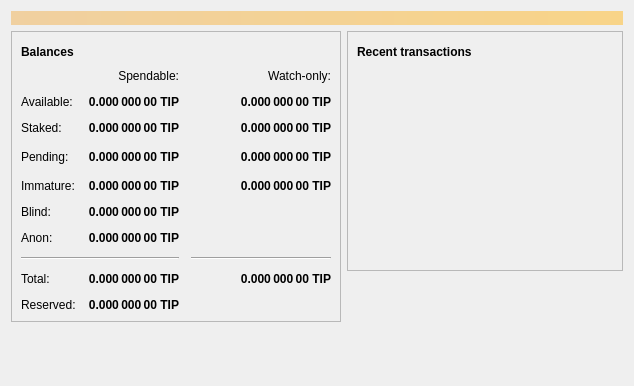
<?xml version="1.0" encoding="UTF-8"?>
<ui version="4.0">
 <class>OverviewPage</class>
 <widget class="QWidget" name="OverviewPage">
  <property name="geometry">
   <rect>
    <x>0</x>
    <y>0</y>
    <width>634</width>
    <height>386</height>
   </rect>
  </property>
  <property name="windowTitle">
   <string>Form</string>
  </property>
  <layout class="QVBoxLayout" name="topLayout">
   <item>
    <widget class="QLabel" name="labelAlerts">
     <property name="visible">
      <bool>false</bool>
     </property>
     <property name="styleSheet">
      <string notr="true">QLabel { background-color: qlineargradient(x1: 0, y1: 0, x2: 1, y2: 0, stop:0 #F0D0A0, stop:1 #F8D488); color:#000000; }</string>
     </property>
     <property name="wordWrap">
      <bool>true</bool>
     </property>
     <property name="margin">
      <number>3</number>
     </property>
     <property name="textInteractionFlags">
      <set>Qt::TextSelectableByMouse</set>
     </property>
    </widget>
   </item>
   <item>
    <layout class="QHBoxLayout" name="horizontalLayout" stretch="1,1">
     <item>
      <layout class="QVBoxLayout" name="verticalLayout_2">
       <item>
        <widget class="QFrame" name="frame">
         <property name="frameShape">
          <enum>QFrame::StyledPanel</enum>
         </property>
         <property name="frameShadow">
          <enum>QFrame::Raised</enum>
         </property>
         <layout class="QVBoxLayout" name="verticalLayout_4">
          <item>
           <layout class="QHBoxLayout" name="horizontalLayout_4">
            <item>
             <widget class="QLabel" name="label_5">
              <property name="font">
               <font>
                <weight>75</weight>
                <bold>true</bold>
               </font>
              </property>
              <property name="text">
               <string>Balances</string>
              </property>
             </widget>
            </item>
            <item>
             <widget class="QPushButton" name="labelWalletStatus">
              <property name="enabled">
               <bool>true</bool>
              </property>
              <property name="maximumSize">
               <size>
                <width>30</width>
                <height>16777215</height>
               </size>
              </property>
              <property name="toolTip">
               <string>The displayed information may be out of date. Your wallet automatically synchronizes with the TipStream network after a connection is established, but this process has not completed yet.</string>
              </property>
              <property name="text">
               <string/>
              </property>
              <property name="icon">
               <iconset>
                <normaloff>:/icons/warning</normaloff>
                <disabledoff>:/icons/warning</disabledoff>:/icons/warning</iconset>
              </property>
              <property name="iconSize">
               <size>
                <width>24</width>
                <height>24</height>
               </size>
              </property>
              <property name="flat">
               <bool>true</bool>
              </property>
             </widget>
            </item>
            <item>
             <spacer name="horizontalSpacer_3">
              <property name="orientation">
               <enum>Qt::Horizontal</enum>
              </property>
              <property name="sizeHint" stdset="0">
               <size>
                <width>40</width>
                <height>20</height>
               </size>
              </property>
             </spacer>
            </item>
           </layout>
          </item>
          <item>
           <layout class="QGridLayout" name="gridLayout">
            <property name="spacing">
             <number>12</number>
            </property>
            <item row="2" column="1">
             <widget class="QLabel" name="labelStaked">
              <property name="font">
               <font>
                <weight>75</weight>
                <bold>true</bold>
               </font>
              </property>
              <property name="cursor">
               <cursorShape>IBeamCursor</cursorShape>
              </property>
              <property name="toolTip">
               <string>Your current staked balance</string>
              </property>
              <property name="text">
               <string notr="true">0.000 000 00 TIP</string>
              </property>
              <property name="alignment">
               <set>Qt::AlignRight|Qt::AlignTrailing|Qt::AlignVCenter</set>
              </property>
              <property name="textInteractionFlags">
               <set>Qt::LinksAccessibleByMouse|Qt::TextSelectableByKeyboard|Qt::TextSelectableByMouse</set>
              </property>
             </widget>
            </item>
            <item row="2" column="2">
             <widget class="QLabel" name="labelWatchStaked">
              <property name="font">
               <font>
                <weight>75</weight>
                <bold>true</bold>
               </font>
              </property>
              <property name="cursor">
               <cursorShape>IBeamCursor</cursorShape>
              </property>
              <property name="toolTip">
               <string>Your current watch-only staked balance</string>
              </property>
              <property name="text">
               <string notr="true">0.000 000 00 TIP</string>
              </property>
              <property name="alignment">
               <set>Qt::AlignRight|Qt::AlignTrailing|Qt::AlignVCenter</set>
              </property>
              <property name="textInteractionFlags">
               <set>Qt::LinksAccessibleByMouse|Qt::TextSelectableByKeyboard|Qt::TextSelectableByMouse</set>
              </property>
             </widget>
            </item>
            <item row="4" column="2">
             <widget class="QLabel" name="labelWatchImmature">
              <property name="font">
               <font>
                <weight>75</weight>
                <bold>true</bold>
               </font>
              </property>
              <property name="cursor">
               <cursorShape>IBeamCursor</cursorShape>
              </property>
              <property name="toolTip">
               <string>Mined balance in watch-only addresses that has not yet matured</string>
              </property>
              <property name="text">
               <string notr="true">0.000 000 00 TIP</string>
              </property>
              <property name="alignment">
               <set>Qt::AlignRight|Qt::AlignTrailing|Qt::AlignVCenter</set>
              </property>
              <property name="textInteractionFlags">
               <set>Qt::LinksAccessibleByMouse|Qt::TextSelectableByKeyboard|Qt::TextSelectableByMouse</set>
              </property>
             </widget>
            </item>
            <item row="3" column="3">
             <spacer name="horizontalSpacer_2">
              <property name="orientation">
               <enum>Qt::Horizontal</enum>
              </property>
              <property name="sizeHint" stdset="0">
               <size>
                <width>40</width>
                <height>20</height>
               </size>
              </property>
             </spacer>
            </item>
            <item row="4" column="1">
             <widget class="QLabel" name="labelImmature">
              <property name="font">
               <font>
                <weight>75</weight>
                <bold>true</bold>
               </font>
              </property>
              <property name="cursor">
               <cursorShape>IBeamCursor</cursorShape>
              </property>
              <property name="toolTip">
               <string>Mined balance that has not yet matured</string>
              </property>
              <property name="text">
               <string notr="true">0.000 000 00 TIP</string>
              </property>
              <property name="alignment">
               <set>Qt::AlignRight|Qt::AlignTrailing|Qt::AlignVCenter</set>
              </property>
              <property name="textInteractionFlags">
               <set>Qt::LinksAccessibleByMouse|Qt::TextSelectableByKeyboard|Qt::TextSelectableByMouse</set>
              </property>
             </widget>
            </item>
            <item row="3" column="2">
             <widget class="QLabel" name="labelWatchPending">
              <property name="font">
               <font>
                <weight>75</weight>
                <bold>true</bold>
               </font>
              </property>
              <property name="cursor">
               <cursorShape>IBeamCursor</cursorShape>
              </property>
              <property name="toolTip">
               <string>Unconfirmed transactions to watch-only addresses</string>
              </property>
              <property name="text">
               <string notr="true">0.000 000 00 TIP</string>
              </property>
              <property name="alignment">
               <set>Qt::AlignRight|Qt::AlignTrailing|Qt::AlignVCenter</set>
              </property>
              <property name="textInteractionFlags">
               <set>Qt::LinksAccessibleByMouse|Qt::TextSelectableByKeyboard|Qt::TextSelectableByMouse</set>
              </property>
             </widget>
            </item>
            <item row="3" column="1">
             <widget class="QLabel" name="labelUnconfirmed">
              <property name="font">
               <font>
                <weight>75</weight>
                <bold>true</bold>
               </font>
              </property>
              <property name="cursor">
               <cursorShape>IBeamCursor</cursorShape>
              </property>
              <property name="toolTip">
               <string>Total of transactions that have yet to be confirmed, and do not yet count toward the spendable balance</string>
              </property>
              <property name="text">
               <string notr="true">0.000 000 00 TIP</string>
              </property>
              <property name="alignment">
               <set>Qt::AlignRight|Qt::AlignTrailing|Qt::AlignVCenter</set>
              </property>
              <property name="textInteractionFlags">
               <set>Qt::LinksAccessibleByMouse|Qt::TextSelectableByKeyboard|Qt::TextSelectableByMouse</set>
              </property>
             </widget>
            </item>
            <item row="2" column="0">
             <widget class="QLabel" name="labelStakedText">
              <property name="text">
               <string>Staked:</string>
              </property>
             </widget>
            </item>
            <item row="7" column="2">
             <widget class="Line" name="lineWatchBalance">
              <property name="sizePolicy">
               <sizepolicy hsizetype="Preferred" vsizetype="Fixed">
                <horstretch>0</horstretch>
                <verstretch>0</verstretch>
               </sizepolicy>
              </property>
              <property name="minimumSize">
               <size>
                <width>140</width>
                <height>0</height>
               </size>
              </property>
              <property name="orientation">
               <enum>Qt::Horizontal</enum>
              </property>
             </widget>
            </item>
            <item row="8" column="2">
             <widget class="QLabel" name="labelWatchTotal">
              <property name="font">
               <font>
                <weight>75</weight>
                <bold>true</bold>
               </font>
              </property>
              <property name="cursor">
               <cursorShape>IBeamCursor</cursorShape>
              </property>
              <property name="toolTip">
               <string>Current total balance in watch-only addresses</string>
              </property>
              <property name="text">
               <string notr="true">0.000 000 00 TIP</string>
              </property>
              <property name="alignment">
               <set>Qt::AlignRight|Qt::AlignTrailing|Qt::AlignVCenter</set>
              </property>
              <property name="textInteractionFlags">
               <set>Qt::LinksAccessibleByMouse|Qt::TextSelectableByKeyboard|Qt::TextSelectableByMouse</set>
              </property>
             </widget>
            </item>
            <item row="8" column="0">
             <widget class="QLabel" name="labelTotalText">
              <property name="text">
               <string>Total:</string>
              </property>
             </widget>
            </item>
            <item row="8" column="1">
             <widget class="QLabel" name="labelTotal">
              <property name="font">
               <font>
                <weight>75</weight>
                <bold>true</bold>
               </font>
              </property>
              <property name="cursor">
               <cursorShape>IBeamCursor</cursorShape>
              </property>
              <property name="toolTip">
               <string>Your current total balance</string>
              </property>
              <property name="text">
               <string notr="true">0.000 000 00 TIP</string>
              </property>
              <property name="alignment">
               <set>Qt::AlignRight|Qt::AlignTrailing|Qt::AlignVCenter</set>
              </property>
              <property name="textInteractionFlags">
               <set>Qt::LinksAccessibleByMouse|Qt::TextSelectableByKeyboard|Qt::TextSelectableByMouse</set>
              </property>
             </widget>
            </item>
            <item row="0" column="2">
             <widget class="QLabel" name="labelWatchonly">
              <property name="text">
               <string>Watch-only:</string>
              </property>
              <property name="alignment">
               <set>Qt::AlignRight|Qt::AlignTrailing|Qt::AlignVCenter</set>
              </property>
             </widget>
            </item>
            <item row="7" column="0" colspan="2">
             <widget class="Line" name="line">
              <property name="orientation">
               <enum>Qt::Horizontal</enum>
              </property>
             </widget>
            </item>
            <item row="1" column="0">
             <widget class="QLabel" name="labelBalanceText">
              <property name="text">
               <string>Available:</string>
              </property>
             </widget>
            </item>
            <item row="4" column="0">
             <widget class="QLabel" name="labelImmatureText">
              <property name="text">
               <string>Immature:</string>
              </property>
             </widget>
            </item>
            <item row="1" column="2">
             <widget class="QLabel" name="labelWatchAvailable">
              <property name="font">
               <font>
                <weight>75</weight>
                <bold>true</bold>
               </font>
              </property>
              <property name="cursor">
               <cursorShape>IBeamCursor</cursorShape>
              </property>
              <property name="toolTip">
               <string>Your current balance in watch-only addresses</string>
              </property>
              <property name="text">
               <string notr="true">0.000 000 00 TIP</string>
              </property>
              <property name="alignment">
               <set>Qt::AlignRight|Qt::AlignTrailing|Qt::AlignVCenter</set>
              </property>
              <property name="textInteractionFlags">
               <set>Qt::LinksAccessibleByMouse|Qt::TextSelectableByKeyboard|Qt::TextSelectableByMouse</set>
              </property>
             </widget>
            </item>
            <item row="3" column="0">
             <widget class="QLabel" name="labelPendingText">
              <property name="text">
               <string>Pending:</string>
              </property>
             </widget>
            </item>
            <item row="0" column="1">
             <widget class="QLabel" name="labelSpendable">
              <property name="text">
               <string>Spendable:</string>
              </property>
              <property name="alignment">
               <set>Qt::AlignRight|Qt::AlignTrailing|Qt::AlignVCenter</set>
              </property>
             </widget>
            </item>
            <item row="5" column="0">
             <widget class="QLabel" name="labelBlindBalanceText">
              <property name="text">
               <string>Blind:</string>
              </property>
             </widget>
            </item>
            <item row="5" column="1">
             <widget class="QLabel" name="labelBlindBalance">
              <property name="font">
               <font>
                <weight>75</weight>
                <bold>true</bold>
               </font>
              </property>
              <property name="cursor">
               <cursorShape>IBeamCursor</cursorShape>
              </property>
              <property name="toolTip">
               <string>Your current spendable blinded balance</string>
              </property>
              <property name="text">
               <string notr="true">0.000 000 00 TIP</string>
              </property>
              <property name="alignment">
               <set>Qt::AlignRight|Qt::AlignTrailing|Qt::AlignVCenter</set>
              </property>
              <property name="textInteractionFlags">
               <set>Qt::LinksAccessibleByMouse|Qt::TextSelectableByKeyboard|Qt::TextSelectableByMouse</set>
              </property>
             </widget>
            </item>
            <item row="6" column="0">
             <widget class="QLabel" name="labelAnonText">
              <property name="text">
               <string>Anon:</string>
              </property>
             </widget>
            </item>
            <item row="6" column="1">
             <widget class="QLabel" name="labelAnonBalance">
              <property name="font">
               <font>
                <weight>75</weight>
                <bold>true</bold>
               </font>
              </property>
              <property name="cursor">
               <cursorShape>IBeamCursor</cursorShape>
              </property>
              <property name="toolTip">
               <string>Your current spendable anon balance</string>
              </property>
              <property name="text">
               <string notr="true">0.000 000 00 TIP</string>
              </property>
              <property name="alignment">
               <set>Qt::AlignRight|Qt::AlignTrailing|Qt::AlignVCenter</set>
              </property>
              <property name="textInteractionFlags">
               <set>Qt::LinksAccessibleByMouse|Qt::TextSelectableByKeyboard|Qt::TextSelectableByMouse</set>
              </property>
             </widget>
            </item>
            <item row="1" column="1">
             <widget class="QLabel" name="labelBalance">
              <property name="font">
               <font>
                <weight>75</weight>
                <bold>true</bold>
               </font>
              </property>
              <property name="cursor">
               <cursorShape>IBeamCursor</cursorShape>
              </property>
              <property name="toolTip">
               <string>Your current spendable balance</string>
              </property>
              <property name="text">
               <string notr="true">0.000 000 00 TIP</string>
              </property>
              <property name="alignment">
               <set>Qt::AlignRight|Qt::AlignTrailing|Qt::AlignVCenter</set>
              </property>
              <property name="textInteractionFlags">
               <set>Qt::LinksAccessibleByMouse|Qt::TextSelectableByKeyboard|Qt::TextSelectableByMouse</set>
              </property>
             </widget>
            </item>
            <item row="9" column="0">
             <widget class="QLabel" name="labelReservedText">
              <property name="text">
               <string>Reserved:</string>
              </property>
             </widget>
            </item>
            <item row="9" column="1">
             <widget class="QLabel" name="labelReserved">
              <property name="font">
               <font>
                <weight>75</weight>
                <bold>true</bold>
               </font>
              </property>
              <property name="cursor">
               <cursorShape>IBeamCursor</cursorShape>
              </property>
              <property name="toolTip">
               <string>Your current spendable balance</string>
              </property>
              <property name="text">
               <string notr="true">0.000 000 00 TIP</string>
              </property>
              <property name="alignment">
               <set>Qt::AlignRight|Qt::AlignTrailing|Qt::AlignVCenter</set>
              </property>
              <property name="textInteractionFlags">
               <set>Qt::LinksAccessibleByMouse|Qt::TextSelectableByKeyboard|Qt::TextSelectableByMouse</set>
              </property>
             </widget>
            </item>
           </layout>
          </item>
         </layout>
        </widget>
       </item>
       <item>
        <spacer name="verticalSpacer">
         <property name="orientation">
          <enum>Qt::Vertical</enum>
         </property>
         <property name="sizeHint" stdset="0">
          <size>
           <width>20</width>
           <height>40</height>
          </size>
         </property>
        </spacer>
       </item>
      </layout>
     </item>
     <item>
      <layout class="QVBoxLayout" name="verticalLayout_3">
       <item>
        <widget class="QFrame" name="frame_2">
         <property name="frameShape">
          <enum>QFrame::StyledPanel</enum>
         </property>
         <property name="frameShadow">
          <enum>QFrame::Raised</enum>
         </property>
         <layout class="QVBoxLayout" name="verticalLayout">
          <item>
           <layout class="QHBoxLayout" name="horizontalLayout_2">
            <item>
             <widget class="QLabel" name="label_4">
              <property name="font">
               <font>
                <weight>75</weight>
                <bold>true</bold>
               </font>
              </property>
              <property name="text">
               <string>Recent transactions</string>
              </property>
             </widget>
            </item>
            <item>
             <widget class="QPushButton" name="labelTransactionsStatus">
              <property name="enabled">
               <bool>true</bool>
              </property>
              <property name="maximumSize">
               <size>
                <width>30</width>
                <height>16777215</height>
               </size>
              </property>
              <property name="toolTip">
               <string>The displayed information may be out of date. Your wallet automatically synchronizes with the TipStream network after a connection is established, but this process has not completed yet.</string>
              </property>
              <property name="text">
               <string/>
              </property>
              <property name="icon">
               <iconset>
                <normaloff>:/icons/warning</normaloff>
                <disabledoff>:/icons/warning</disabledoff>:/icons/warning</iconset>
              </property>
              <property name="iconSize">
               <size>
                <width>24</width>
                <height>24</height>
               </size>
              </property>
              <property name="flat">
               <bool>true</bool>
              </property>
             </widget>
            </item>
            <item>
             <spacer name="horizontalSpacer">
              <property name="orientation">
               <enum>Qt::Horizontal</enum>
              </property>
              <property name="sizeHint" stdset="0">
               <size>
                <width>40</width>
                <height>20</height>
               </size>
              </property>
             </spacer>
            </item>
           </layout>
          </item>
          <item>
           <widget class="QListView" name="listTransactions">
            <property name="styleSheet">
             <string notr="true">QListView { background: transparent; }</string>
            </property>
            <property name="frameShape">
             <enum>QFrame::NoFrame</enum>
            </property>
            <property name="verticalScrollBarPolicy">
             <enum>Qt::ScrollBarAlwaysOff</enum>
            </property>
            <property name="horizontalScrollBarPolicy">
             <enum>Qt::ScrollBarAlwaysOff</enum>
            </property>
            <property name="selectionMode">
             <enum>QAbstractItemView::NoSelection</enum>
            </property>
           </widget>
          </item>
         </layout>
        </widget>
       </item>
       <item>
        <spacer name="verticalSpacer_2">
         <property name="orientation">
          <enum>Qt::Vertical</enum>
         </property>
         <property name="sizeHint" stdset="0">
          <size>
           <width>20</width>
           <height>40</height>
          </size>
         </property>
        </spacer>
       </item>
      </layout>
     </item>
    </layout>
   </item>
  </layout>
 </widget>
 <resources/>
 <connections/>
</ui>
